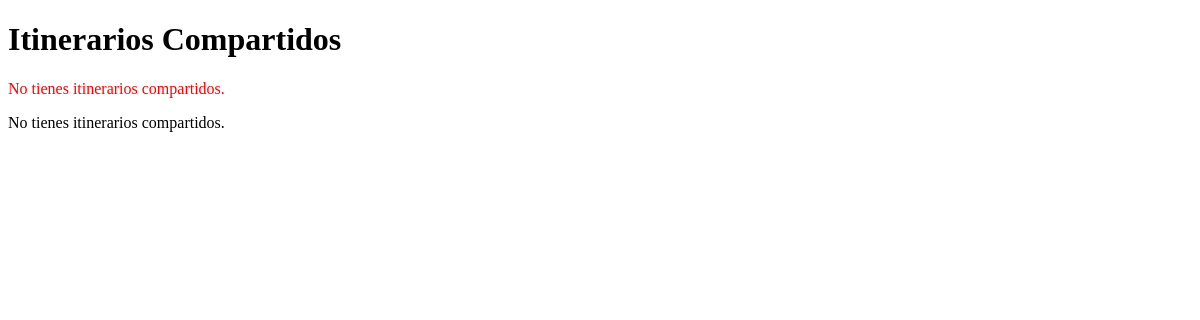
The page /recibirItinerario/juanito@example.com/ on the database as committed earlier.
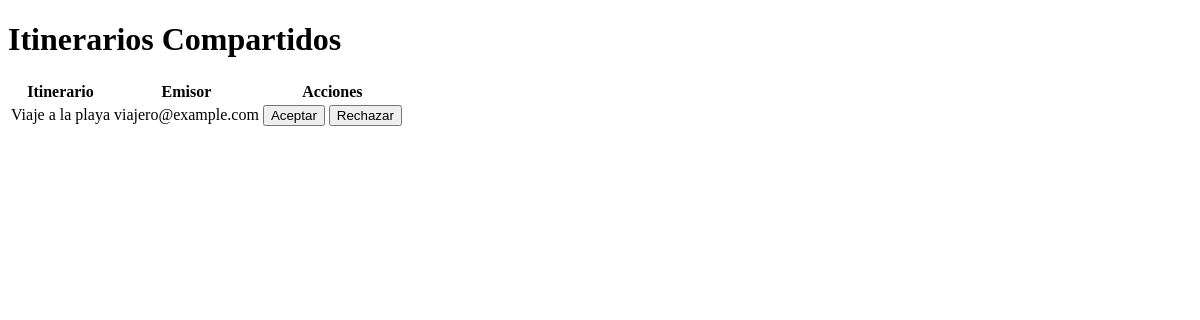
The same page on the database as committed later.
### core/models.py (models this page shows, shortened)
class ItinerarioCompartido(models.Model):
    itinerario = models.OneToOneField(Itinerario, on_delete=models.CASCADE, related_name="itinerario_compartido")
    emisor = models.EmailField()
    receptor = models.EmailField()

class Itinerario(models.Model):
    viajero = models.ForeignKey(Viajero, on_delete=models.CASCADE, related_name="itinerarios")
    nombre = models.CharField(max_length=100)
    fecha = models.DateField()

### recibirItinerario/views.py (the view, shortened to what this page needs)
# urls.py: path('<str:correo_viajero>/', views.recibir_itinerario, name='recibir_itinerario'),
def recibir_itinerario(request, correo_viajero):
    if request.method == "GET":
        itinerarios_compartidos = ItinerarioCompartido.objects.filter(receptor=correo_viajero)
        if not itinerarios_compartidos.exists():
            messages.error(request, "No tienes itinerarios compartidos.")
            return render(request, 'recibir.html', {'itinerarios': []})
        return render(request, 'recibir.html', {'itinerarios': itinerarios_compartidos})

### recibirItinerario/templates/recibir.html (shortened to what this page needs)
<!DOCTYPE html>
<html>
<head>
</head>
<body>
    <h1>Itinerarios Compartidos</h1>
    {% if messages %}
        {% for message in messages %}
            <p style="color: red;">{{ message }}</p>
        {% endfor %}
    {% endif %}
    {% if itinerarios %}
        <form method="post">
            <table>
                <thead>
                    <tr>
                        <th>Itinerario</th>
                        <th>Emisor</th>
                        <th>Acciones</th>
                    </tr>
                </thead>
                <tbody>
                    {% for itinerario in itinerarios %}
                        <tr>
                            <td>{{ itinerario.itinerario.nombre }}</td>
                            <td>{{ itinerario.emisor }}</td>
                            <td>
                                <button type="submit" name="accion" value="aceptar" onclick="this.form.itinerario_id.value='{{ itinerario.id }}'">Aceptar</button>
                                <button type="submit" name="accion" value="rechazar" onclick="this.form.itinerario_id.value='{{ itinerario.id }}'">Rechazar</button>
                            </td>
                        </tr>
                    {% endfor %}
                </tbody>
            </table>
        </form>
    {% else %}
        <p>No tienes itinerarios compartidos.</p>
    {% endif %}
</body>
</html>

Rows that differ between the two databases and show on the page:
added ItinerarioCompartido: itinerario.nombre "Viaje a la playa", emisor "viajero@example.com", {{ itinerario.id }} 1 (drawn)
Other text that changed with them:
text no longer shown: "No tienes itinerarios compartidos."
text now shown: "Itinerario Emisor Acciones"
list line gone: "No tienes itinerarios compartidos."
